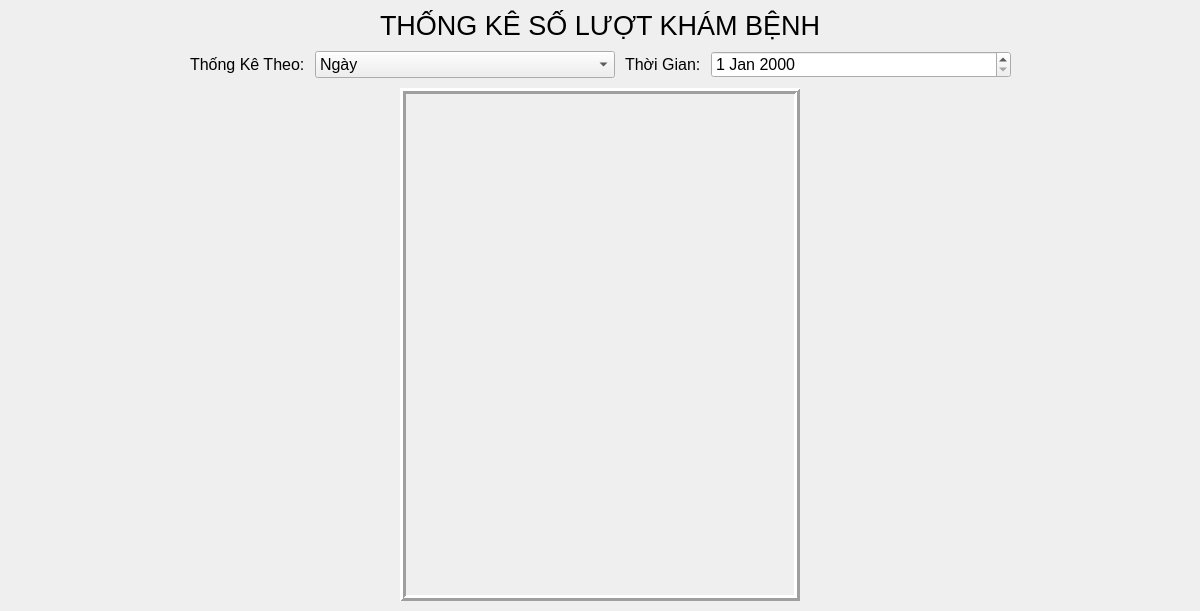
<?xml version="1.0" encoding="UTF-8"?>
<ui version="4.0">
 <class>StatisticVisit</class>
 <widget class="QFrame" name="StatisticVisit">
  <property name="geometry">
   <rect>
    <x>0</x>
    <y>0</y>
    <width>1200</width>
    <height>611</height>
   </rect>
  </property>
  <property name="windowTitle">
   <string>Frame</string>
  </property>
  <layout class="QVBoxLayout" name="verticalLayout" stretch="0,0,9">
   <property name="spacing">
    <number>10</number>
   </property>
   <property name="leftMargin">
    <number>10</number>
   </property>
   <property name="topMargin">
    <number>10</number>
   </property>
   <property name="rightMargin">
    <number>10</number>
   </property>
   <property name="bottomMargin">
    <number>10</number>
   </property>
   <item>
    <layout class="QHBoxLayout" name="horizontalLayout">
     <item>
      <spacer name="horizontalSpacer">
       <property name="orientation">
        <enum>Qt::Horizontal</enum>
       </property>
       <property name="sizeHint" stdset="0">
        <size>
         <width>40</width>
         <height>20</height>
        </size>
       </property>
      </spacer>
     </item>
     <item>
      <widget class="QLabel" name="label">
       <property name="font">
        <font>
         <pointsize>20</pointsize>
        </font>
       </property>
       <property name="text">
        <string>THỐNG KÊ SỐ LƯỢT KHÁM BỆNH</string>
       </property>
      </widget>
     </item>
     <item>
      <spacer name="horizontalSpacer_2">
       <property name="orientation">
        <enum>Qt::Horizontal</enum>
       </property>
       <property name="sizeHint" stdset="0">
        <size>
         <width>40</width>
         <height>20</height>
        </size>
       </property>
      </spacer>
     </item>
    </layout>
   </item>
   <item>
    <layout class="QHBoxLayout" name="horizontalLayout_3">
     <property name="spacing">
      <number>10</number>
     </property>
     <item>
      <spacer name="horizontalSpacer_3">
       <property name="orientation">
        <enum>Qt::Horizontal</enum>
       </property>
       <property name="sizeHint" stdset="0">
        <size>
         <width>40</width>
         <height>20</height>
        </size>
       </property>
      </spacer>
     </item>
     <item>
      <layout class="QHBoxLayout" name="horizontalLayout_5" stretch="0,0">
       <item>
        <widget class="QLabel" name="label_3">
         <property name="minimumSize">
          <size>
           <width>0</width>
           <height>27</height>
          </size>
         </property>
         <property name="maximumSize">
          <size>
           <width>120</width>
           <height>27</height>
          </size>
         </property>
         <property name="font">
          <font>
           <pointsize>12</pointsize>
          </font>
         </property>
         <property name="text">
          <string>Thống Kê Theo:</string>
         </property>
        </widget>
       </item>
       <item>
        <widget class="QComboBox" name="comboTypeStatistic">
         <property name="minimumSize">
          <size>
           <width>300</width>
           <height>27</height>
          </size>
         </property>
         <property name="font">
          <font>
           <pointsize>12</pointsize>
          </font>
         </property>
         <item>
          <property name="text">
           <string>Ngày</string>
          </property>
         </item>
         <item>
          <property name="text">
           <string>Tháng</string>
          </property>
         </item>
         <item>
          <property name="text">
           <string>Năm</string>
          </property>
         </item>
        </widget>
       </item>
      </layout>
     </item>
     <item>
      <layout class="QHBoxLayout" name="horizontalLayout_2" stretch="0,9">
       <item>
        <widget class="QLabel" name="label_2">
         <property name="minimumSize">
          <size>
           <width>0</width>
           <height>27</height>
          </size>
         </property>
         <property name="maximumSize">
          <size>
           <width>120</width>
           <height>27</height>
          </size>
         </property>
         <property name="font">
          <font>
           <pointsize>12</pointsize>
          </font>
         </property>
         <property name="text">
          <string>Thời Gian:</string>
         </property>
        </widget>
       </item>
       <item>
        <widget class="QDateEdit" name="deStatistic">
         <property name="minimumSize">
          <size>
           <width>300</width>
           <height>27</height>
          </size>
         </property>
         <property name="maximumSize">
          <size>
           <width>16777215</width>
           <height>27</height>
          </size>
         </property>
         <property name="font">
          <font>
           <pointsize>12</pointsize>
          </font>
         </property>
        </widget>
       </item>
      </layout>
     </item>
     <item>
      <spacer name="horizontalSpacer_4">
       <property name="orientation">
        <enum>Qt::Horizontal</enum>
       </property>
       <property name="sizeHint" stdset="0">
        <size>
         <width>40</width>
         <height>20</height>
        </size>
       </property>
      </spacer>
     </item>
    </layout>
   </item>
   <item>
    <layout class="QHBoxLayout" name="horizontalLayout_4">
     <item>
      <spacer name="horizontalSpacer_5">
       <property name="orientation">
        <enum>Qt::Horizontal</enum>
       </property>
       <property name="sizeHint" stdset="0">
        <size>
         <width>40</width>
         <height>20</height>
        </size>
       </property>
      </spacer>
     </item>
     <item>
      <widget class="QFrame" name="mainFrame">
       <property name="minimumSize">
        <size>
         <width>400</width>
         <height>0</height>
        </size>
       </property>
       <property name="maximumSize">
        <size>
         <width>400</width>
         <height>16777215</height>
        </size>
       </property>
       <property name="frameShape">
        <enum>QFrame::Box</enum>
       </property>
       <property name="frameShadow">
        <enum>QFrame::Raised</enum>
       </property>
       <property name="lineWidth">
        <number>3</number>
       </property>
       <layout class="QVBoxLayout" name="verticalLayout_2">
        <property name="spacing">
         <number>0</number>
        </property>
        <property name="leftMargin">
         <number>0</number>
        </property>
        <property name="topMargin">
         <number>0</number>
        </property>
        <property name="rightMargin">
         <number>0</number>
        </property>
        <property name="bottomMargin">
         <number>0</number>
        </property>
        <item>
         <layout class="QVBoxLayout" name="mainLayout"/>
        </item>
       </layout>
      </widget>
     </item>
     <item>
      <spacer name="horizontalSpacer_6">
       <property name="orientation">
        <enum>Qt::Horizontal</enum>
       </property>
       <property name="sizeHint" stdset="0">
        <size>
         <width>40</width>
         <height>20</height>
        </size>
       </property>
      </spacer>
     </item>
    </layout>
   </item>
  </layout>
 </widget>
 <resources/>
 <connections/>
</ui>
